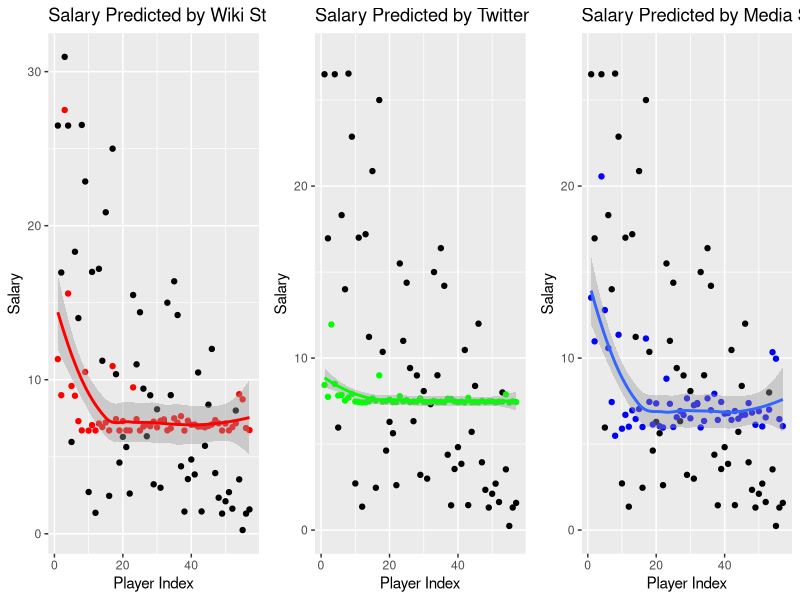
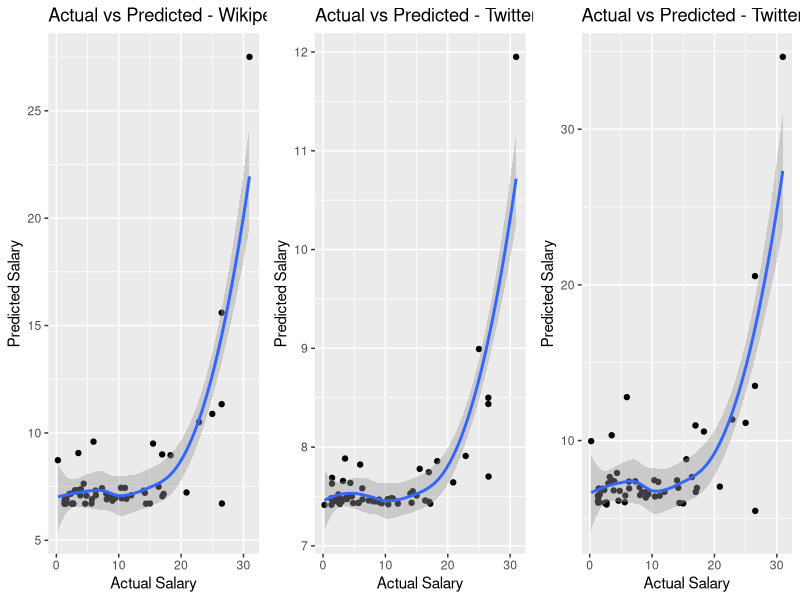

The R script that drew these images, in order:
library(tidyverse)
library(modelr)
library(boot)
library(leaps)
library(gridExtra)
library(boot)
library(leaps)


#####################################################
# Question 2: Can we predict salary based on social media stats?
######################################################
# Below we explore simple linear models for predicting salary based on wikipedia pageviews,
# twitter RTs/favorites, and all 3 combined. Results were not good and the sample size is pretty small,
# and intuitively there isn't a ton of correlation here.

# Load processed data files
players_with_stats_salary <- read_csv('data/processed/players_with_stats_salary.csv')
players_wiki_twitter <- read_csv('data/processed/players_wiki_twitter.csv')


# First let's predict salary based on a few social media stats
# Explore which predictors are statistically significant using simple linear model
exploratory_mod <- players_wiki_twitter %>%
  select(-PLAYER) %>%
  select(-index) %>%
  lm(salary ~., data = .)

summary(exploratory_mod)
# Observe that wikipedia views, twitter favorites, and twitter retweets are
# all statistically significant - twitter RT seems to be a bit less significant than the others

# VALIDATION SET APPROACH ---------------------------------
# First make train and test sets
train_set <- players_wiki_twitter %>%
  sample_frac(0.75, replace=FALSE)

test_set <- players_wiki_twitter %>%
  setdiff(train_set)

#---------------WIKI PAGEVIEWS ONLY-----------------------------

# Make linear regression model
glm_train <- lm(salary ~ wiki_views, data=train_set)

# Add predicted salary 

test_set <- add_predictions(test_set, glm_train)
test_set <- test_set %>% 
  mutate(salary_from_wiki = pred) %>%
  select(-pred)

# Calculate root mean squared error 
rmse(glm_train, test_set)

# Quick plot of predicted vs. actual values shows us that using only Wiki is not useful
# these plots are NOT USEFUL - just looking at the predicted vs. actual
wiki_only_plot <- ggplot() +
  geom_point(data = test_set, aes(x = seq(1:dim(test_set)[1]), y = salary)) +
  geom_point(data = test_set, aes(x = seq(1:dim(test_set)[1]), y = salary_from_wiki), color=
               "red") +
  geom_smooth(data = test_set, aes(x = seq(1:dim(test_set)[1]), y = salary_from_wiki), color=
                "red") +
  xlab("Player Index") + ylab("Salary") + 
  ggtitle("Salary Predicted by Wiki Stats")

# wiki_only_plot

# actual vs. predicted
# SHOW THIS TO SHOW HOW IT DIDN'T WORK WELL
wiki_actual_v_pred <- ggplot(data = test_set, aes(x = salary, y = salary_from_wiki)) +
  geom_point() + geom_smooth() +
  xlab("Actual Salary") + ylab("Predicted Salary") + 
  ggtitle("Actual vs Predicted - Wikipedia Stats")

#----------------------TWITTER STATS ALONE---------------------------

# Try model using just twitter stats, no page-view stats
twitter_only_model <- lm(salary ~ twitter_fav + twitter_RT, data=train_set)

# Add predicted salary 
test_set <- add_predictions(test_set, twitter_only_model)
test_set <- test_set %>% 
  mutate(salary_from_twitter = pred) %>%
  select(-pred)

# Calculate root mean squared error 
rmse(twitter_only_model, test_set)

# Quick plot of predicted vs. actual values shows us that using only Wiki is not useful
# these plots are NOT USEFUL - just looking at the predicted vs. actual
twitter_only_plot <- ggplot() +
  geom_point(data = test_set, aes(x = seq(1:dim(test_set)[1]), y = salary)) +
  geom_point(data = test_set, aes(x = seq(1:dim(test_set)[1]), y = salary_from_twitter), color=
               "green") +
  geom_smooth(data = test_set, aes(x = seq(1:dim(test_set)[1]), y = salary_from_twitter), color=
                "green") +
  xlab("Player Index") + ylab("Salary") +  ylim(0, range(test_set$salary_from_wiki)[2]) +
  ggtitle("Salary Predicted by Twitter Stats")

# This is still really bad...
# twitter_only_plot

twitter_actual_v_pred <- ggplot(data = test_set, aes(x = salary, y = salary_from_twitter)) +
  geom_point() + geom_smooth() +
  xlab("Actual Salary") + ylab("Predicted Salary") + 
  ggtitle("Actual vs Predicted - Twitter Combined Stats")


#----------------------COMBINED MEDIA STATS---------------------------

# Those models are bad - let's use all three predictors next!
# Make linear regression model
# Let's try just using wikipedia page views alone first
salary_vs_media_model <- lm(salary ~ wiki_views + twitter_fav + twitter_RT, data=train_set)

# Add predicted salary 
test_set <- add_predictions(test_set, salary_vs_media_model)
test_set <- test_set %>% 
  mutate(salary_from_media = pred) %>%
  select(-pred)

# Calculate root mean squared error 
rmse(salary_vs_media_model, test_set)

# Plots of predicted vs. actual with twitter and wikipedia
media_salary_plot <- ggplot() +
  geom_point(data = test_set, aes(x = seq(1:dim(test_set)[1]), y = salary)) +
  geom_point(data = test_set, aes(x = seq(1:dim(test_set)[1]), y = salary_from_media), color="blue") +
  geom_smooth(data = test_set, aes(x = seq(1:dim(test_set)[1]), y = salary_from_media)) +
  xlab("Player Index") + ylab("Salary") + ylim(0, range(test_set$salary_from_wiki)[2]) +
  ggtitle("Salary Predicted by Media Stats")

all_social_actual_v_pred <- ggplot(data = test_set, aes(x = salary, y = salary_from_media)) +
  geom_point() + geom_smooth() +
  xlab("Actual Salary") + ylab("Predicted Salary") + 
  ggtitle("Actual vs Predicted - Twitter and Wiki Stats")

# Plot side-by-side
grid.arrange(wiki_only_plot, twitter_only_plot, media_salary_plot, nrow = 1, ncol = 3)
grid.arrange(wiki_actual_v_pred, twitter_actual_v_pred, all_social_actual_v_pred, nrow=1, ncol=3)
range(players_wiki_twitter$salary)
media_max_range <- range(test_set$salary_from_media)

# RMSE is the lowest using all predictors, but still pretty bad overall. 
